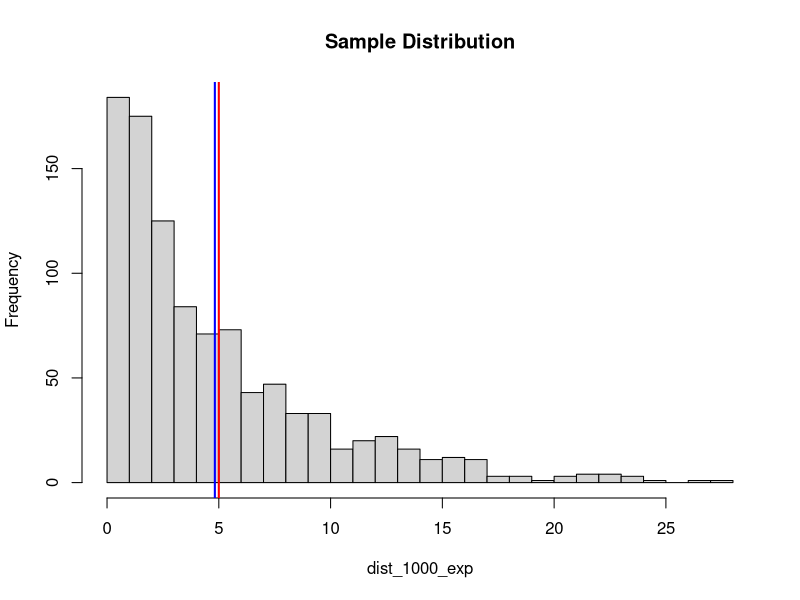
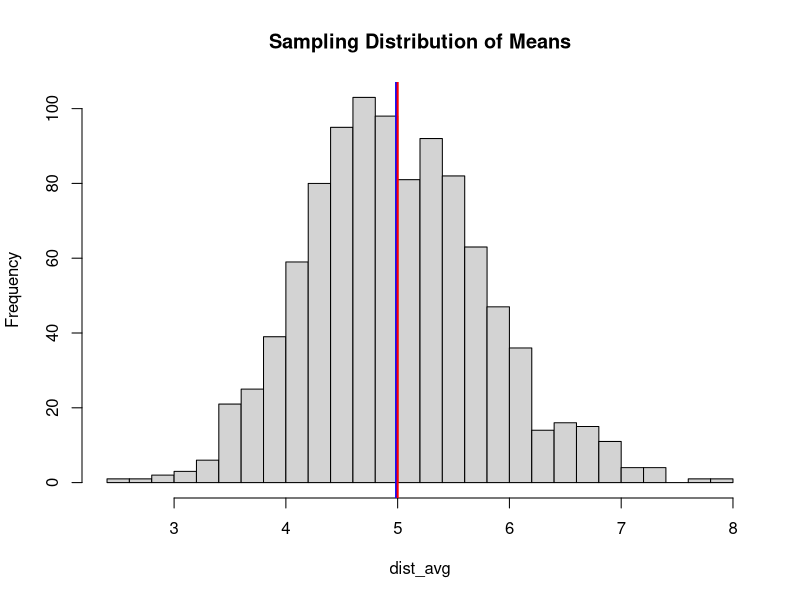
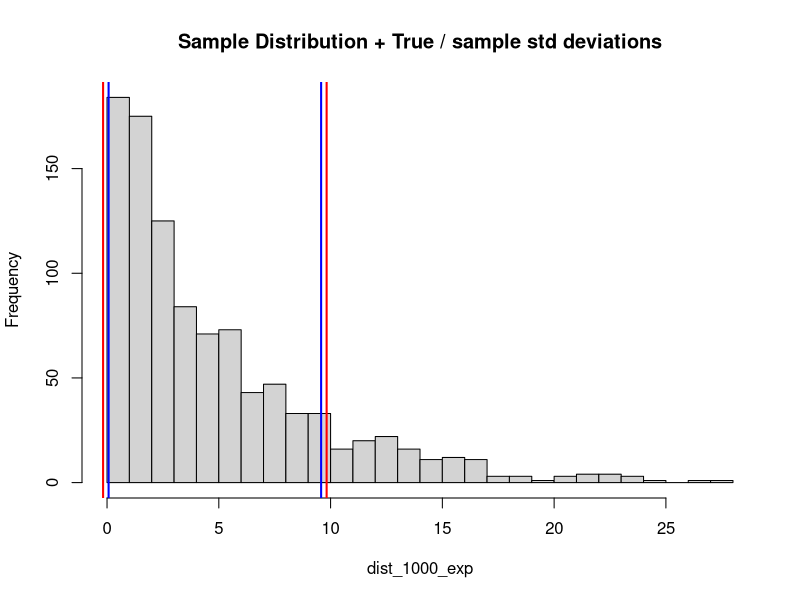
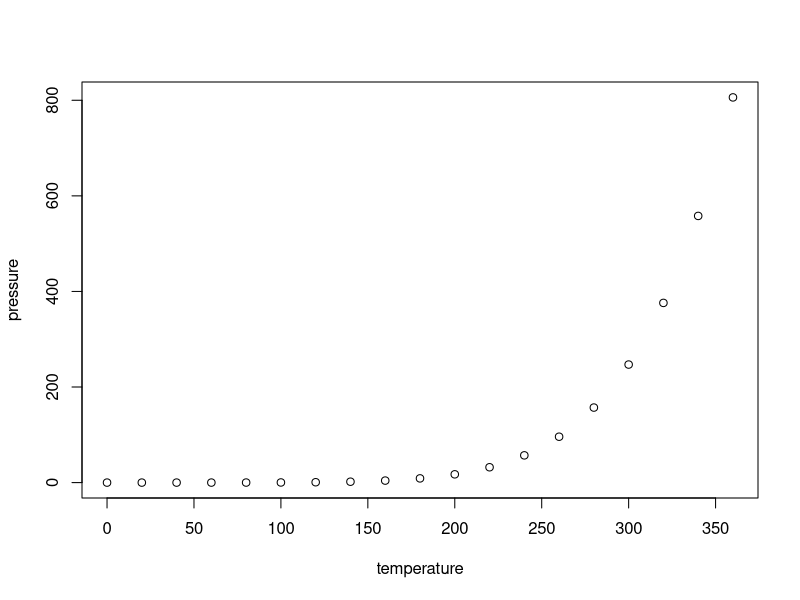

Source code (R) for these figures, in order:
## ---- chunk 1
knitr::opts_chunk$set(echo = TRUE)
## ---- chunk 2
# Setting the value of lambda to 0.2 as requested  
lambda <- 0.2
# Creating a distribution of 1000 exponentials  
dist_1000_exp <- rexp(1000, lambda)  
# Creating a distribution of 1000 averages of 40 random exponentials  
dist_avg = NULL
for (i in 1 : 1000) dist_avg = c(dist_avg, mean(rexp(40, lambda)))  

## ---- chunk 3
# Let's calculate the true value of the exponential distribution mean  
theo_mean <- 1/ lambda  
paste0('True dist mean = ', theo_mean) 
# Comparing true mean to sample mean  
sample_mean <- mean(dist_1000_exp)
paste('True mean = ', theo_mean, " ; sample mean = ", sample_mean, " Diff :",theo_mean-sample_mean) 
# Applying Central Limit theorem  
# Calculating the sampling distribution mean
sampling_mean = mean(dist_avg)  
paste0('Sampling Distribution of the means mean = ', sampling_mean)  

# Let's visualy explore those calculations  
hist(dist_1000_exp, breaks=20, main = "Sample Distribution")
abline(v = sample_mean, col = "blue", lwd = 2)
abline(v = theo_mean, col = "red", lwd = 2)

hist(dist_avg, breaks=20, main = "Sampling Distribution of Means")
abline(v = sampling_mean, col = "blue", lwd = 2)
abline(v = theo_mean, col = "red", lwd = 2)

## ---- chunk 4
# Let's calculate the true value of the exponential distribution variance  
theo_var <- (1/ lambda)^2  
# Comparing true variance to sample distribution variance
sample_var <- var(dist_1000_exp)
paste('True variance = ', theo_var, " ; sample var = ", sample_var, " Diff :",theo_var-sample_var) 
# Let's visualy explore those calculations  
hist(dist_1000_exp, breaks=20, main = "Sample Distribution + True / sample std deviations")
abline(v = sample_mean+sqrt(sample_var), col = "blue", lwd = 2)
abline(v = sample_mean-sqrt(sample_var), col = "blue", lwd = 2)
abline(v = sample_mean+sqrt(theo_var), col = "red", lwd = 2)
abline(v = sample_mean-sqrt(theo_var), col = "red", lwd = 2)  
# Let's now observe the variance of the sampling distribution of means  
sampling_var <- var(dist_avg) 
paste0('Sampling Distribution of the means variance = ', sampling_var)  


## ---- chunk 5
plot(pressure)
